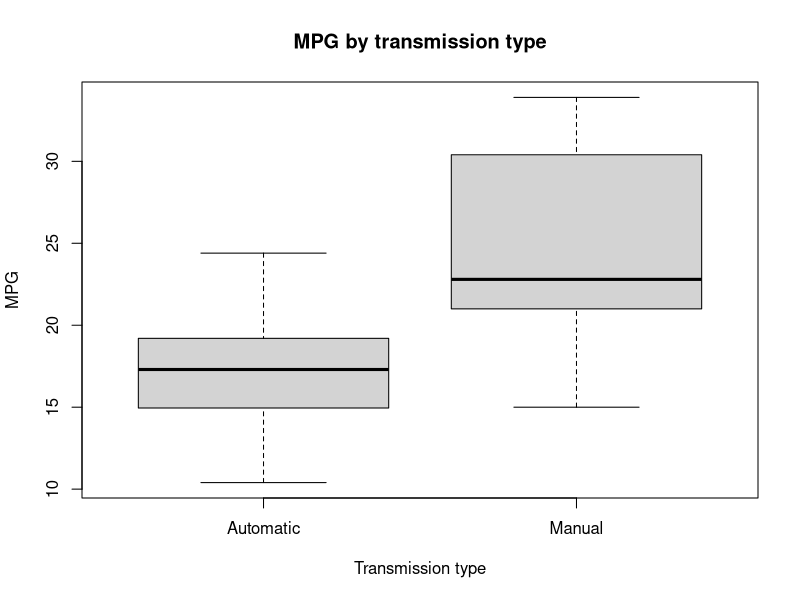
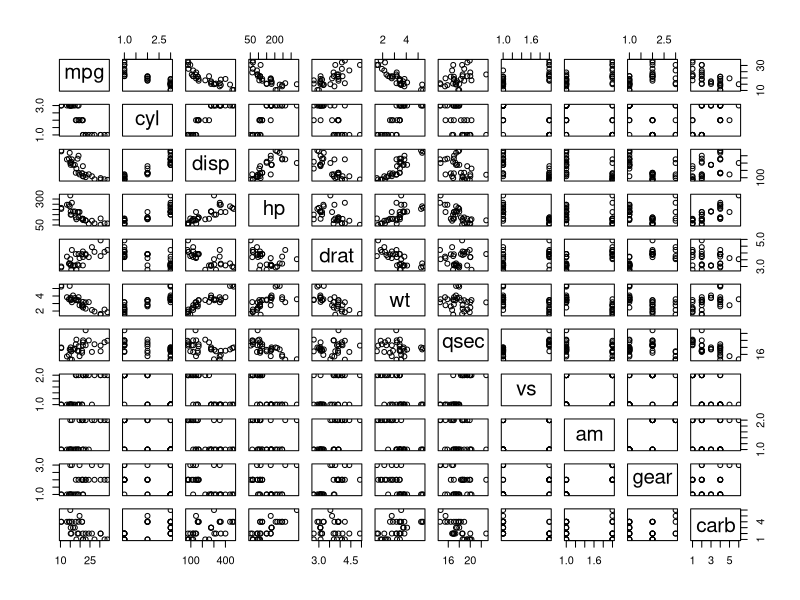
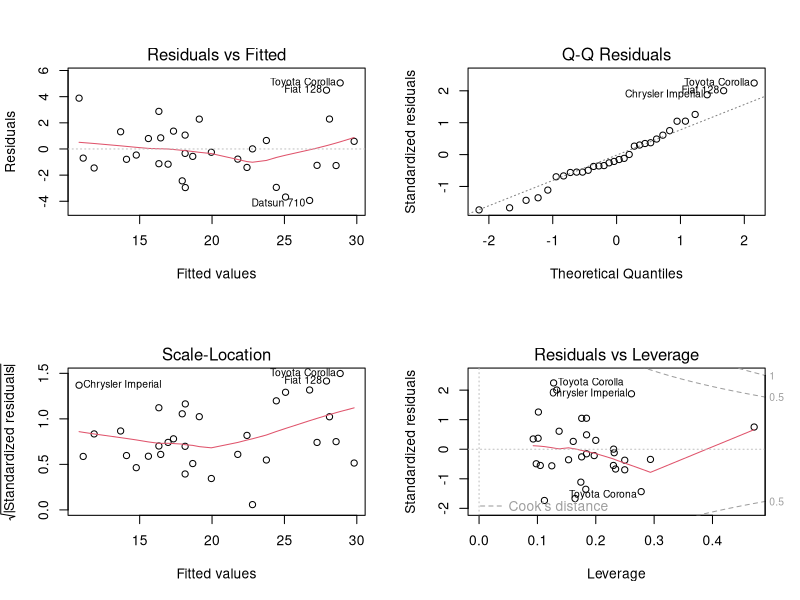

The R script that drew these images, in order:
## ---- chunk 1
library(datasets)
data(mtcars)
str(mtcars)
## ---- chunk 2
mtcars$cyl <- factor(mtcars$cyl)
mtcars$vs <- factor(mtcars$vs)
mtcars$gear <- factor(mtcars$gear)
mtcars$carb <- factor(mtcars$carb)
mtcars$am <- factor(mtcars$am,labels=c('Automatic','Manual'))
## ---- chunk 3
cor(datasets::mtcars)["mpg",]
## ---- chunk 4
aggregate(mpg~am, data = mtcars, mean)
## ---- chunk 5
autoData <- mtcars[mtcars$am == "Automatic",]
manualData <- mtcars[mtcars$am == "Manual",]
t.test(autoData$mpg, manualData$mpg)
## ---- chunk 6
initialModel <- lm(mpg ~ ., data = mtcars)
bestModel <- step(initialModel, direction = "both")
summary(bestModel)
## ---- chunk 7
baseModel <- lm(mpg ~ am, data = mtcars)
anova(baseModel, bestModel)
## ---- chunk 8
leverage <- hatvalues(bestModel)
tail(sort(leverage),3)
## ---- chunk 9
influential <- dfbetas(bestModel)
tail(sort(influential[,6]),3)
## ---- chunk 10
plot(mpg ~ am, data = mtcars, main = "MPG by transmission type", xlab = "Transmission type", ylab = "MPG")
## ---- chunk 11
pairs(mpg ~ ., data = mtcars)
## ---- chunk 12
par(mfrow=c(2, 2))
plot(bestModel)
